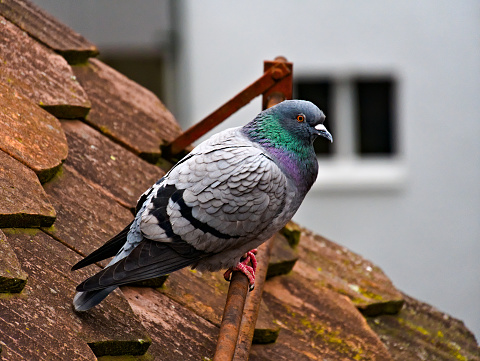
#> input picture Resources/photo.jpg, 480 x 361 px
$ python chapter5.py
#> lines starting #> are read from the running program, lines starting #| are printed output that depends on the picture
import cv2
import numpy as np

img = cv2.imread("Resources/photo.jpg")
#> img is the input picture: shape (361, 480, 3); mean B, G, R 104.9, 115.2, 133.6

width,height = 250,350
pts1 = np.float32([[111,219],[287,188],[154,482],[352,440]])
pts2 = np.float32([[0,0],[width,0],[0,height],[width,height]])
matrix = cv2.getPerspectiveTransform(pts1,pts2)
imgOutput = cv2.warpPerspective(img,matrix,(width,height))
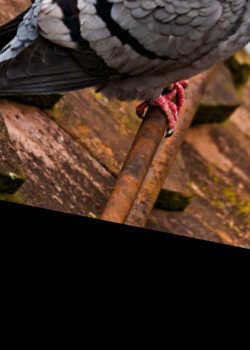
#> imgOutput: shape (350, 250, 3); mean B, G, R 33.1, 43.4, 61.9


cv2.imshow("Image",img)
cv2.imshow("Output",imgOutput)

cv2.waitKey(0)

$ run again, with Resources/faces.jpg copied over Resources/photo.jpg
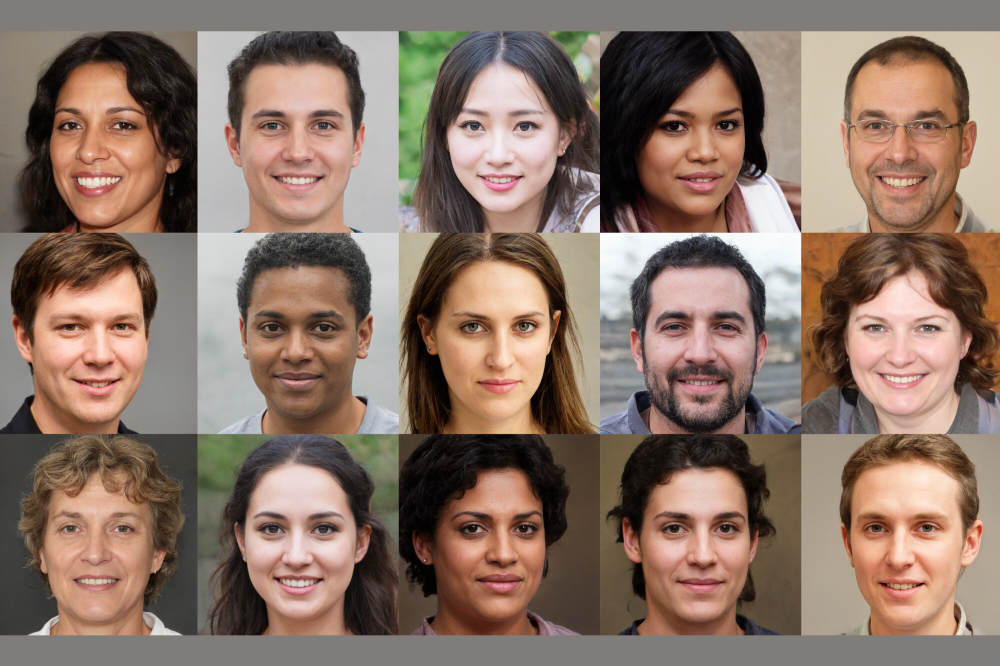
#> input picture Resources/faces.jpg, 2000 x 1331 px (shown at 1/2 size)
#> img is the input picture: shape (1331, 2000, 3); mean B, G, R 102.6, 115.7, 138.6
#> `imgOutput = cv2.warpPerspective(img,matrix,(width,height))`:
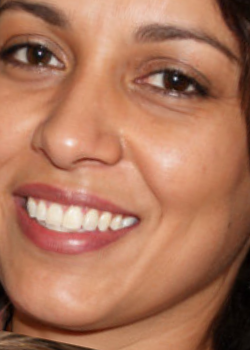
#> imgOutput: shape (350, 250, 3); mean B, G, R 91.4, 117.8, 173.4
